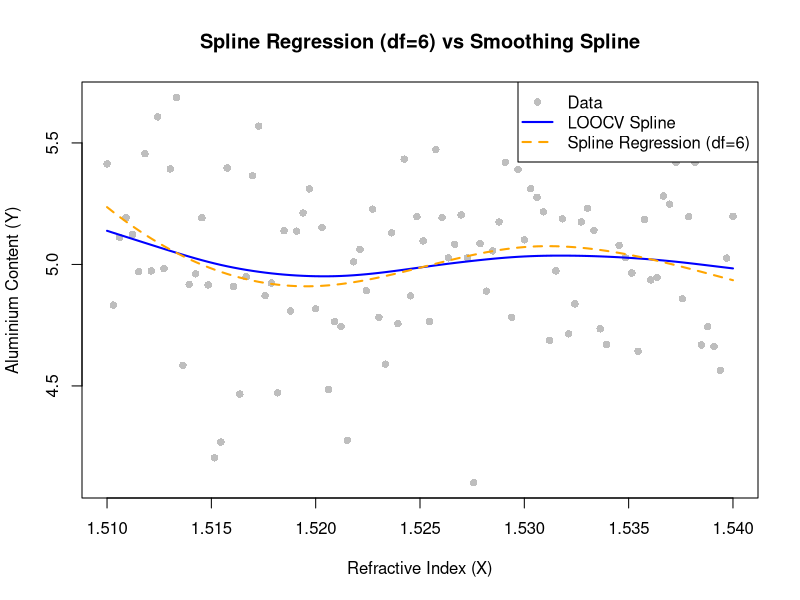

Reproduce this figure in R.
# Load necessary libraries
library(ggplot2)
library(splines)

# Simulate dataset similar to forensic glass data
set.seed(42)  # For reproducibility
X <- seq(1.51, 1.54, length.out = 100)  # Simulated refractive index
Y <- 5 + 10 * (X - mean(X))^2 + rnorm(100, sd = 0.3)  # Simulated aluminium content with noise

# Fit a spline regression model with specified degrees of freedom (df=6)
spline_basis <- bs(X, df = 6, degree = 3, intercept = TRUE)
spline_regression <- lm(Y ~ spline_basis)

# Predict values using the fitted model
Y_pred <- predict(spline_regression, newdata = data.frame(spline_basis))

# Retrieve the knots and boundary knots
knots_used <- attr(bs(X, df = 6, degree = 3, intercept = TRUE), "knots")
boundary_knots <- attr(bs(X, df = 6, degree = 3, intercept = TRUE), "Boundary.knots")

# Fit a smoothing spline for comparison
smooth_loocv <- smooth.spline(X, Y, cv = TRUE)

# Plot the data points
plot(X, Y, pch = 16, col = "gray", xlab = "Refractive Index (X)", ylab = "Aluminium Content (Y)",
     main = "Spline Regression (df=6) vs Smoothing Spline")

# Add smoothing spline (LOOCV)
lines(smooth_loocv, col = "blue", lwd = 2)  

# Add fitted spline regression model (df=6)
lines(X, Y_pred, col = "orange", lwd = 2, lty = 2)  

# Add legend
legend("topright", legend = c("Data", "LOOCV Spline", "Spline Regression (df=6)"),
       col = c("gray", "blue", "orange"), 
       pch = c(16, NA, NA), 
       lty = c(NA, 1, 2), 
       lwd = c(NA, 2, 2))

# Print retrieved knots and boundary knots
print("Knots used in spline basis:")
print(knots_used)
print("Boundary knots:")
print(boundary_knots)
